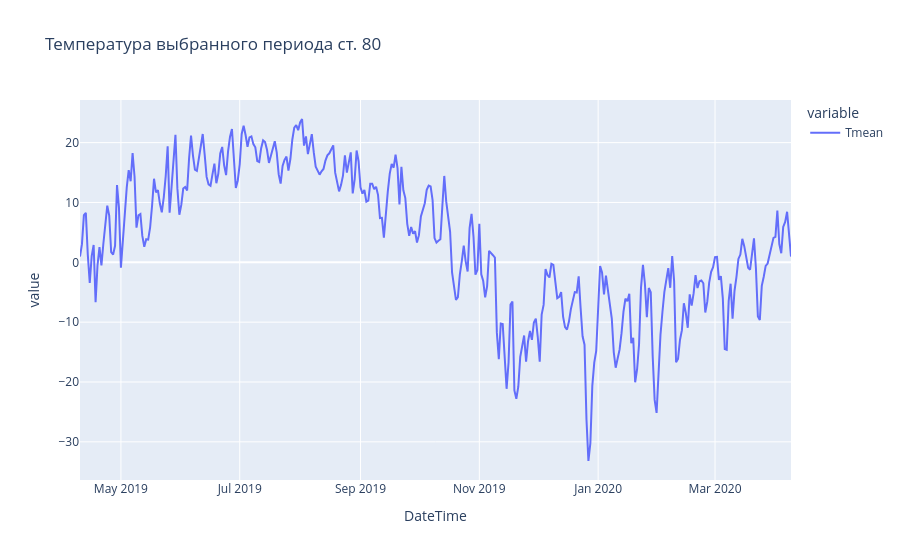

This figure's notebook cell:
### Code cell
# Using plotly.express
import plotly.express as px

import pandas as pd

fig = px.line(per_temp80, title='Температура выбранного периода ст. 80')
fig.show()

### Figure 1 — Plotly figure (JSON) as saved in the notebook; plotly's stock layout.template omitted (floating-point values rounded to 4 significant figures; data arrays with more than 128 entries replaced by an {"elided": "..."} marker saying what was removed)
{"data": [{"hovertemplate": "variable=Tmean<br>DateTime=%{x}<br>value=%{y}<extra></extra>", "legendgroup": "Tmean", "line": {"color": "#636efa", "dash": "solid"}, "mode": "lines", "name": "Tmean", "orientation": "v", "showlegend": true, "type": "scatter", "x": {"elided": "366 str values"}, "xaxis": "x", "y": {"elided": "366 float values"}, "yaxis": "y"}], "layout": {"legend": {"title": {"text": "variable"}, "tracegroupgap": 0}, "title": {"text": "Температура выбранного периода ст. 80"}, "xaxis": {"anchor": "y", "domain": [0, 1], "title": {"text": "DateTime"}}, "yaxis": {"anchor": "x", "domain": [0, 1], "title": {"text": "value"}}}}
